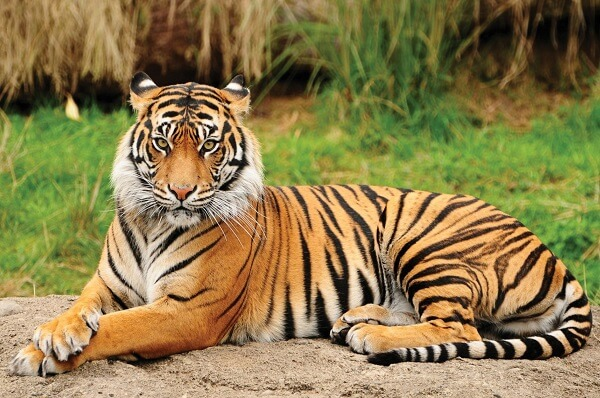
//> input picture onnxruntime/data/tiger.jpg, 600 x 398 px
$ ./classification data/tiger.jpg   (built with g++ and OpenCV 4)
//> lines starting //> are read from the running program, lines starting //| are printed output that depends on the picture
#include <onnxruntime_c_api.h>
#include <onnxruntime_cxx_api.h>
#include <tensorrt_provider_factory.h>

#include <algorithm>
#include <chrono>
#include <fstream>
#include <iostream>
#include <numeric>
#include <opencv2/opencv.hpp>
#include <vector>

std::vector<std::string> read_class_name_list()
{
    std::vector<std::string> class_names;
    std::ifstream ifs("./data/classification_classes_ILSVRC2012.txt");
    std::string line;
    while (getline(ifs, line)) {
        std::size_t pos = line.find(",");
        if (pos != std::string::npos) {
            class_names.push_back(line.substr(0, pos));
        } else {
            class_names.push_back(line);
        }
    }
    ifs.close();
    return class_names;
}

cv::Mat get_inputs(const char* p_str_img_path, int resize_size = 256,
                   int crop_size = 224,
                   cv::Scalar mean = cv::Scalar(0.485, 0.456, 0.406),
                   cv::Scalar std = cv::Scalar(0.229, 0.224, 0.225))
{
//> called with p_str_img_path = "data/tiger.jpg", resize_size = 256, crop_size = 224, mean = Scalar(0.485, 0.456, 0.406), std = Scalar(0.229, 0.224, 0.225)
    cv::Size inter_size(resize_size, resize_size);
    cv::Size dst_size(crop_size, crop_size);
    cv::Mat image = cv::imread(p_str_img_path);
//> image is the input picture: 398 rows x 600 cols, CV_8UC3; mean B, G, R 76, 124.5, 140.5
    cv::resize(image, image, inter_size);
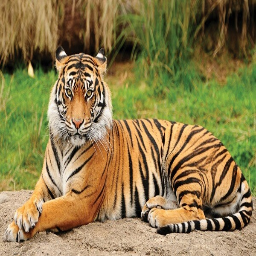
//> image: 256 rows x 256 cols, CV_8UC3; mean B, G, R 75.9, 124.4, 140.3
    int start = (resize_size - crop_size) / 2;
    image = image(cv::Rect(start, start, crop_size, crop_size));
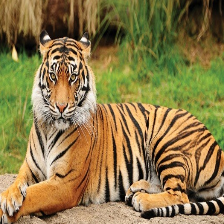
//> image: 224 rows x 224 cols, CV_8UC3; mean B, G, R 73.1, 122.2, 140

    cv::Mat blob;
    mean *= 255;
    cv::dnn::blobFromImage(image, blob, 1.0 / 255, dst_size, mean, true, false,
                           CV_32F);
    cv::divide(blob, std, blob);
    return blob;
}

void softmax(std::vector<float>& values)
{
    float sum = 0;
    float max_value = *std::max_element(values.begin(), values.end());
    for (size_t i = 0; i < values.size(); i++) {
        values[i] = exp(values[i] - max_value);
        sum += values[i];
    }
    for (size_t i = 0; i < values.size(); i++) {
        values[i] /= sum;
    }
}

std::wstring to_wstring(std::string const& str)
{
    size_t len = mbstowcs(nullptr, &str[0], 0);
    std::wstring wstr(len, 0);
    mbstowcs(&wstr[0], &str[0], wstr.size());
    return wstr;
}

int main(int argc, char** argv)
{
    if (argc < 2) {
        std::cerr << argv[0] << " provider" << std::endl;
        return -1;
    }
    std::string str_provider(argv[1]);

    std::vector<std::string> class_names = read_class_name_list();

    const char* p_str_img_path = "data/tiger.jpg";
    cv::Mat image = get_inputs(p_str_img_path);

//> (the run ends here: the program needs code that is not available in this run, at `Ort::Env env(ORT_LOGGING_LEVEL_WARNING, "onnxruntime");`)
